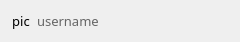
<?xml version="1.0" encoding="UTF-8"?>
<ui version="4.0">
 <class>LessonMemberItemWidget</class>
 <widget class="QWidget" name="LessonMemberItemWidget">
  <property name="geometry">
   <rect>
    <x>0</x>
    <y>0</y>
    <width>240</width>
    <height>41</height>
   </rect>
  </property>
  <property name="windowTitle">
   <string>Form</string>
  </property>
  <layout class="QHBoxLayout" name="horizontalLayout">
   <item>
    <widget class="QLabel" name="user_pic">
     <property name="minimumSize">
      <size>
       <width>20</width>
       <height>20</height>
      </size>
     </property>
     <property name="maximumSize">
      <size>
       <width>20</width>
       <height>20</height>
      </size>
     </property>
     <property name="font">
      <font>
       <family>微软雅黑</family>
       <pointsize>10</pointsize>
      </font>
     </property>
     <property name="styleSheet">
      <string notr="true">background: none;</string>
     </property>
     <property name="text">
      <string>pic</string>
     </property>
     <property name="scaledContents">
      <bool>true</bool>
     </property>
     <property name="alignment">
      <set>Qt::AlignCenter</set>
     </property>
    </widget>
   </item>
   <item>
    <widget class="QLabel" name="username_text">
     <property name="font">
      <font>
       <family>微软雅黑</family>
       <pointsize>10</pointsize>
      </font>
     </property>
     <property name="styleSheet">
      <string notr="true">QLabel {
	color: #666666;
	background: none;
}</string>
     </property>
     <property name="text">
      <string>username</string>
     </property>
     <property name="alignment">
      <set>Qt::AlignLeading|Qt::AlignLeft|Qt::AlignVCenter</set>
     </property>
    </widget>
   </item>
   <item>
    <widget class="QLabel" name="status_pic">
     <property name="minimumSize">
      <size>
       <width>10</width>
       <height>10</height>
      </size>
     </property>
     <property name="maximumSize">
      <size>
       <width>10</width>
       <height>10</height>
      </size>
     </property>
     <property name="font">
      <font>
       <family>微软雅黑</family>
       <pointsize>10</pointsize>
      </font>
     </property>
     <property name="styleSheet">
      <string notr="true">background: none;</string>
     </property>
     <property name="text">
      <string/>
     </property>
     <property name="scaledContents">
      <bool>true</bool>
     </property>
     <property name="alignment">
      <set>Qt::AlignCenter</set>
     </property>
    </widget>
   </item>
  </layout>
 </widget>
 <resources>
  <include location="../../Status.qrc"/>
 </resources>
 <connections/>
</ui>
